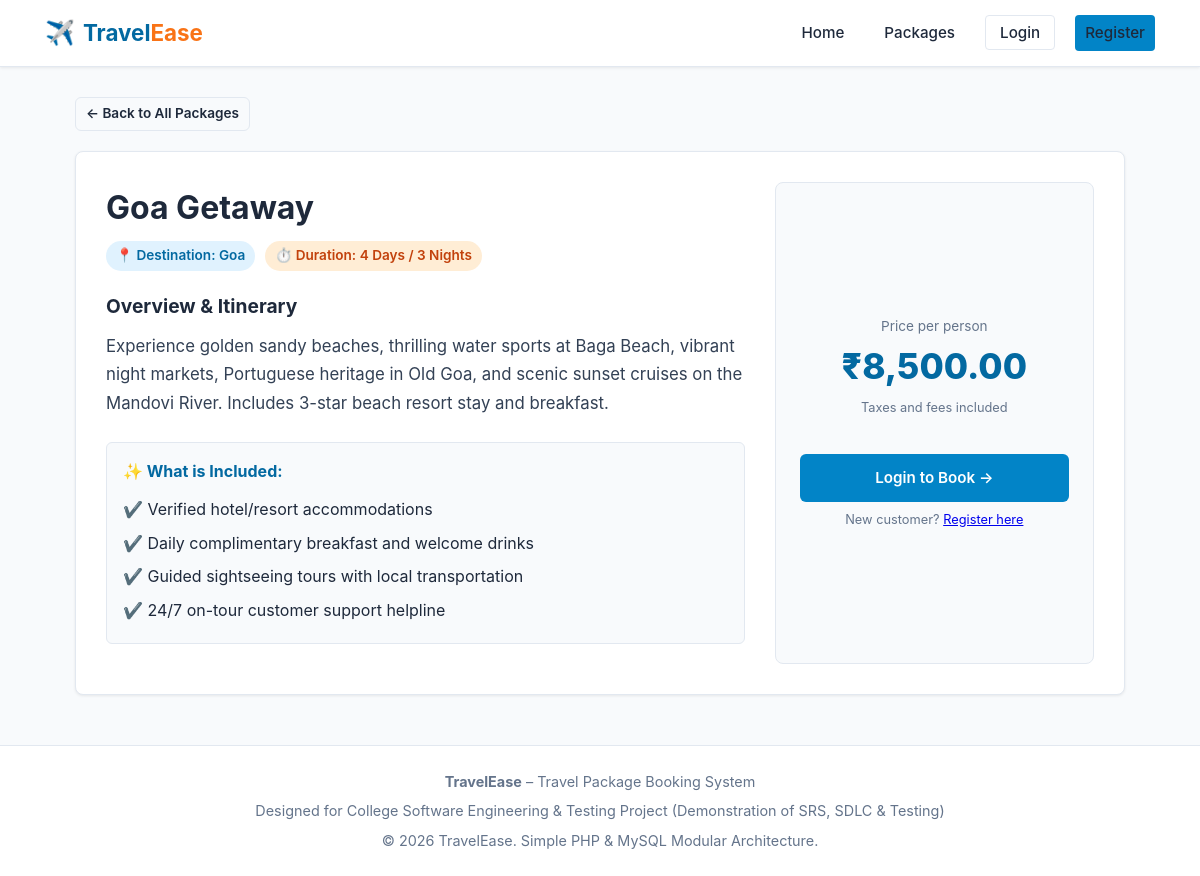
/package_details.php?id=1, run on the app's committed database.
### tables this page shows
CREATE TABLE `packages` (
  `id` INT AUTO_INCREMENT PRIMARY KEY,
  `name` VARCHAR(150) NOT NULL,
  `destination` VARCHAR(100) NOT NULL,
  `days` INT NOT NULL,
  `price` DECIMAL(10,2) NOT NULL,
  `description` TEXT NOT NULL,
  `created_at` TIMESTAMP DEFAULT CURRENT_TIMESTAMP
);

### package_details.php (the view, shortened to what this page needs)
<?php
require_once __DIR__ . '/config/database.php';
$package_id = isset($_GET['id']) ? (int)$_GET['id'] : 0;
$sql = "SELECT * FROM packages WHERE id = ? LIMIT 1";
$stmt = mysqli_prepare($conn, $sql);
mysqli_stmt_bind_param($stmt, "i", $package_id);
mysqli_stmt_execute($stmt);
$result = mysqli_stmt_get_result($stmt);
$package = mysqli_fetch_assoc($result);
require_once __DIR__ . '/includes/header.php';
?>
<div style="margin-bottom: 20px;">
    <a href="packages.php" class="btn btn-outline btn-sm">&larr; Back to All Packages</a>
</div>
<div class="package-detail-card">
    <div class="detail-content">
        <h1><?php echo htmlspecialchars($package['name']); ?></h1>
        <div class="detail-badges">
            <span class="badge badge-primary">📍 Destination: <?php echo htmlspecialchars($package['destination']); ?></span>
            <span class="badge badge-accent">⏱️ Duration: <?php echo htmlspecialchars($package['days']); ?> Days / <?php echo max(1, (int)$package['days'] - 1); ?> Nights</span>
        </div>
        <h3 style="margin-bottom: 10px; font-size: 1.2rem;">Overview &amp; Itinerary</h3>
        <p class="detail-desc"><?php echo nl2br(htmlspecialchars($package['description'])); ?></p>
        <div class="detail-highlights">
            <h4 style="font-size: 1rem; color: var(--primary-dark);">✨ What is Included:</h4>
            <ul>
                <li>✔️ Verified hotel/resort accommodations</li>
                <li>✔️ Daily complimentary breakfast and welcome drinks</li>
                <li>✔️ Guided sightseeing tours with local transportation</li>
                <li>✔️ 24/7 on-tour customer support helpline</li>
            </ul>
        </div>
    </div>
    <div class="detail-sidebar">
        <div class="detail-price-box">
            <div class="price-label">Price per person</div>
            <div class="price-val">₹<?php echo number_format($package['price'], 2); ?></div>
            <p style="font-size: 0.8rem; color: var(--text-muted); margin-top: 4px;">Taxes and fees included</p>
        </div>
        <div style="margin-top: 15px;">
            <?php if (isset($_SESSION['user_id'])): ?>
                <?php if ($_SESSION['user_role'] === 'customer'): ?>
                    <a href="booking.php?package_id=<?php echo $package['id']; ?>" class="btn btn-accent btn-block" style="padding: 14px; font-size: 1.05rem;">
                        Book This Package Now &rarr;
                    </a>
                <?php else: ?>
                    <a href="admin/edit_package.php?id=<?php echo $package['id']; ?>" class="btn btn-primary btn-block">
                        ✏️ Edit Package (Admin)
                    </a>
                <?php endif; ?>
            <?php else: ?>
                <a href="login.php" class="btn btn-primary btn-block" style="padding: 12px;">
                    Login to Book &rarr;
                </a>
                <p style="font-size: 0.8rem; color: var(--text-muted); margin-top: 8px;">
                    New customer? <a href="register.php">Register here</a>
                </p>
            <?php endif; ?>
        </div>
    </div>
</div>
<?php require_once __DIR__ . '/includes/footer.php'; ?>

### css/style.css (style rules this page uses)
:root { --primary-color: #0284c7; --primary-dark: #0369a1; --primary-light: #e0f2fe; --accent-color: #f97316; --accent-hover: #ea580c; --text-dark: #1e293b; --text-muted: #64748b; --bg-light: #f8fafc; --card-bg: #ffffff; --border-color: #e2e8f0; --success-color: #10b981; --danger-color: #ef4444; --warning-color: #f59e0b; --shadow-sm: 0 1px 3px rgba(0,0,0,0.08); --shadow-md: 0 4px 12px rgba(0,0,0,0.08); --shadow-lg: 0 10px 25px rgba(0,0,0,0.1); --radius: 8px; --font-stack: -apple-system, BlinkMacSystemFont, "Segoe UI", Roboto, Oxygen, Ubuntu, Cantarell, "Helvetica Neue", sans-serif; }
* { margin: 0; padding: 0; box-sizing: border-box; }
body { font-family: var(--font-stack); background-color: var(--bg-light); color: var(--text-dark); line-height: 1.6; display: flex; flex-direction: column; min-height: 100vh; }
.btn { display: inline-flex; align-items: center; justify-content: center; gap: 6px; padding: 9px 18px; font-size: 0.95rem; font-weight: 600; text-decoration: none; border-radius: 6px; border: none; cursor: pointer; transition: all 0.2s ease; }
.btn-primary { background: var(--primary-color); color: #ffffff; }
.btn-outline { background: transparent; border: 1px solid var(--border-color); color: var(--text-dark); }
.btn-sm { padding: 5px 10px; font-size: 0.85rem; }
.btn-block { width: 100%; }
.package-detail-card { background: #ffffff; border: 1px solid var(--border-color); border-radius: var(--radius); padding: 30px; box-shadow: var(--shadow-sm); display: grid; grid-template-columns: 2fr 1fr; gap: 30px; }
.detail-content h1 { font-size: 2rem; margin-bottom: 8px; }
.detail-badges { display: flex; gap: 10px; margin-bottom: 20px; }
.badge { padding: 4px 10px; border-radius: 20px; font-size: 0.85rem; font-weight: 600; }
.badge-primary { background: var(--primary-light); color: var(--primary-dark); }
.badge-accent { background: #ffedd5; color: #c2410c; }
.detail-desc { color: #334155; font-size: 1.05rem; line-height: 1.7; margin-bottom: 25px; }
.detail-highlights { background: var(--bg-light); border: 1px solid var(--border-color); border-radius: 6px; padding: 16px; margin-bottom: 20px; }
.detail-highlights ul { list-style-type: none; margin-top: 8px; }
.detail-highlights li { padding: 4px 0; color: var(--text-dark); display: flex; align-items: center; gap: 6px; }
.detail-sidebar { background: var(--bg-light); border: 1px solid var(--border-color); border-radius: var(--radius); padding: 24px; display: flex; flex-direction: column; justify-content: center; text-align: center; }
.detail-price-box { margin-bottom: 20px; }
.detail-price-box .price-label { font-size: 0.85rem; color: var(--text-muted); }
.detail-price-box .price-val { font-size: 2.2rem; font-weight: 800; color: var(--primary-dark); }

### data on the page
packages: name "Goa Getaway", destination "Goa", days "4", max(1,(int)$package['days']-1) "3", description "Experience golden sandy beaches, thrilling water sports at Baga Beach, vibrant night markets, Portuguese heritage in Old Goa, and scenic sunset cruises on the Mandovi River. Includes 3-star beach resort stay and breakfast.", price "8,500.00"
